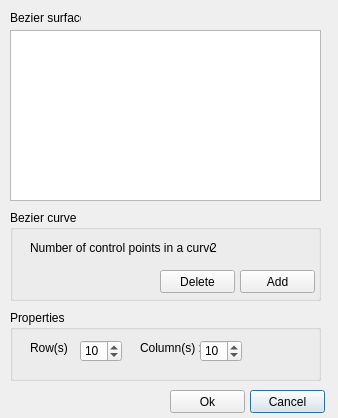
<?xml version="1.0" encoding="UTF-8"?>
<ui version="4.0">
 <class>BezierSurfaceCreation</class>
 <widget class="QDialog" name="BezierSurfaceCreation">
  <property name="geometry">
   <rect>
    <x>0</x>
    <y>0</y>
    <width>338</width>
    <height>418</height>
   </rect>
  </property>
  <property name="windowTitle">
   <string>BezierSurfaceCreation</string>
  </property>
  <property name="modal">
   <bool>true</bool>
  </property>
  <widget class="QLabel" name="label">
   <property name="geometry">
    <rect>
     <x>10</x>
     <y>10</y>
     <width>71</width>
     <height>16</height>
    </rect>
   </property>
   <property name="text">
    <string>Bezier surface</string>
   </property>
  </widget>
  <widget class="QListWidget" name="curveList">
   <property name="geometry">
    <rect>
     <x>10</x>
     <y>30</y>
     <width>311</width>
     <height>171</height>
    </rect>
   </property>
   <property name="horizontalScrollBarPolicy">
    <enum>Qt::ScrollBarAsNeeded</enum>
   </property>
   <property name="sizeAdjustPolicy">
    <enum>QAbstractScrollArea::AdjustToContents</enum>
   </property>
  </widget>
  <widget class="QGroupBox" name="groupBox">
   <property name="geometry">
    <rect>
     <x>10</x>
     <y>310</y>
     <width>311</width>
     <height>71</height>
    </rect>
   </property>
   <property name="title">
    <string>Properties</string>
   </property>
   <widget class="QLabel" name="label_2">
    <property name="geometry">
     <rect>
      <x>20</x>
      <y>30</y>
      <width>41</width>
      <height>16</height>
     </rect>
    </property>
    <property name="text">
     <string>Row(s) : </string>
    </property>
   </widget>
   <widget class="QSpinBox" name="rowSpinBox">
    <property name="geometry">
     <rect>
      <x>70</x>
      <y>30</y>
      <width>42</width>
      <height>22</height>
     </rect>
    </property>
    <property name="minimum">
     <number>1</number>
    </property>
    <property name="maximum">
     <number>200</number>
    </property>
    <property name="value">
     <number>10</number>
    </property>
   </widget>
   <widget class="QLabel" name="label_3">
    <property name="geometry">
     <rect>
      <x>130</x>
      <y>30</y>
      <width>61</width>
      <height>16</height>
     </rect>
    </property>
    <property name="text">
     <string>Column(s) : </string>
    </property>
   </widget>
   <widget class="QSpinBox" name="columnSpinBox">
    <property name="geometry">
     <rect>
      <x>190</x>
      <y>30</y>
      <width>42</width>
      <height>22</height>
     </rect>
    </property>
    <property name="minimum">
     <number>1</number>
    </property>
    <property name="maximum">
     <number>200</number>
    </property>
    <property name="value">
     <number>10</number>
    </property>
   </widget>
  </widget>
  <widget class="QPushButton" name="cancelButton">
   <property name="geometry">
    <rect>
     <x>250</x>
     <y>390</y>
     <width>75</width>
     <height>23</height>
    </rect>
   </property>
   <property name="text">
    <string>Cancel</string>
   </property>
  </widget>
  <widget class="QPushButton" name="okButton">
   <property name="geometry">
    <rect>
     <x>170</x>
     <y>390</y>
     <width>75</width>
     <height>23</height>
    </rect>
   </property>
   <property name="text">
    <string>Ok</string>
   </property>
  </widget>
  <widget class="QGroupBox" name="groupBox_2">
   <property name="geometry">
    <rect>
     <x>10</x>
     <y>210</y>
     <width>311</width>
     <height>91</height>
    </rect>
   </property>
   <property name="title">
    <string>Bezier curve</string>
   </property>
   <widget class="QPushButton" name="addBezierCurveButton">
    <property name="geometry">
     <rect>
      <x>230</x>
      <y>60</y>
      <width>75</width>
      <height>23</height>
     </rect>
    </property>
    <property name="text">
     <string>Add</string>
    </property>
   </widget>
   <widget class="QPushButton" name="deleteBezierCurveButton">
    <property name="geometry">
     <rect>
      <x>150</x>
      <y>60</y>
      <width>75</width>
      <height>23</height>
     </rect>
    </property>
    <property name="text">
     <string>Delete</string>
    </property>
   </widget>
   <widget class="QLabel" name="label_4">
    <property name="geometry">
     <rect>
      <x>20</x>
      <y>30</y>
      <width>181</width>
      <height>16</height>
     </rect>
    </property>
    <property name="text">
     <string>Number of control points in a curve : </string>
    </property>
   </widget>
   <widget class="QLabel" name="numberOfPointsLabel">
    <property name="geometry">
     <rect>
      <x>200</x>
      <y>30</y>
      <width>41</width>
      <height>16</height>
     </rect>
    </property>
    <property name="text">
     <string>2</string>
    </property>
   </widget>
  </widget>
 </widget>
 <layoutdefault spacing="6" margin="11"/>
 <resources/>
 <connections/>
</ui>
